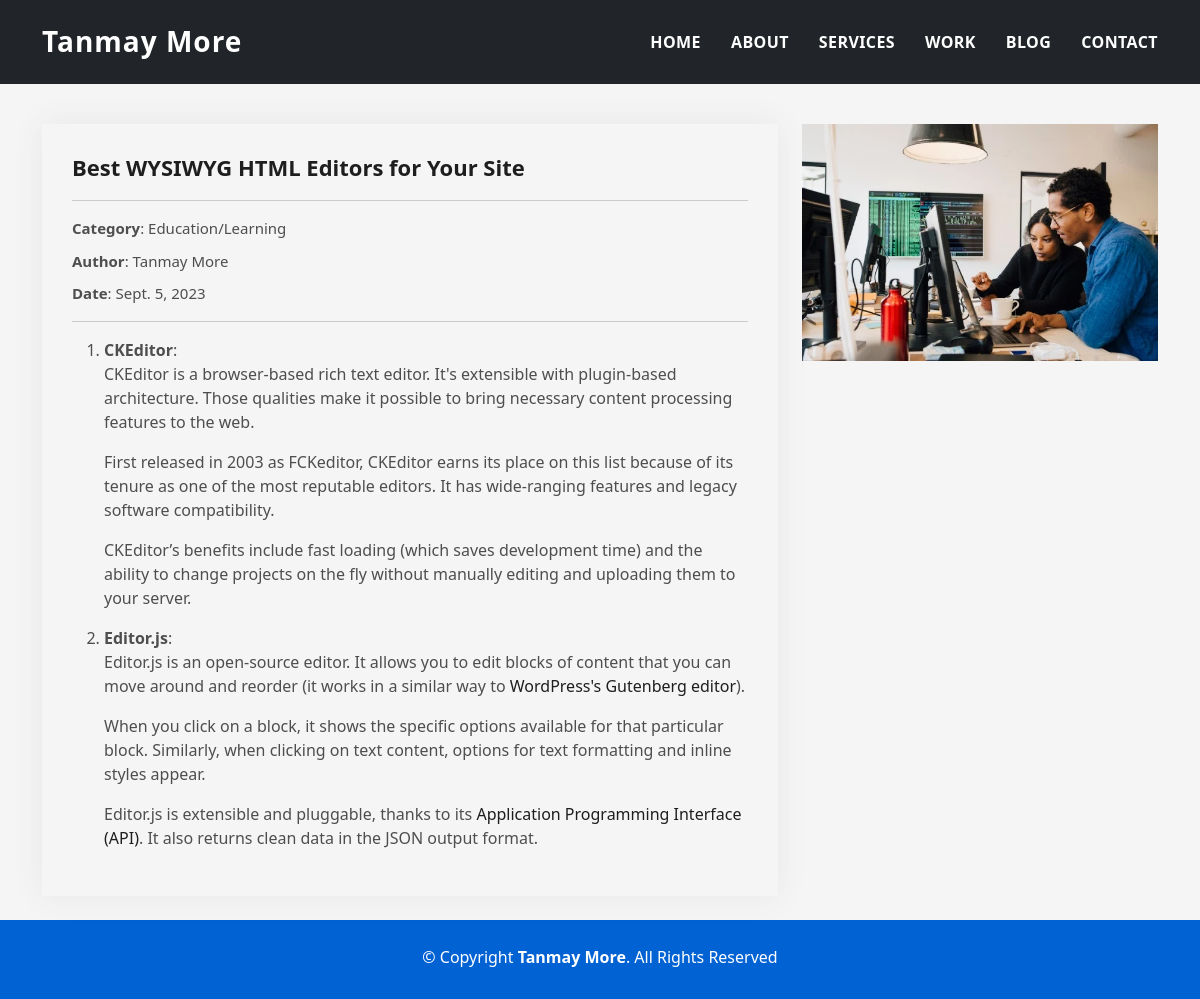
The app's page /blog/25/ with its own data.
### blogs/models.py (models this page shows, shortened)
class Blog(models.Model):
    title = models.CharField(max_length=100)
    posted_on = models.DateField()
    category = models.ForeignKey(BlogCategory, on_delete=models.CASCADE)
    posted_by = models.CharField(max_length=200)
    content = RichTextField(max_length=3800)
    img = models.ImageField(upload_to='images/', blank=True)

class BlogCategory(models.Model):
    category = models.CharField(max_length=200)
    def __str__(self):
        return self.category

### website/views.py (the view)
# urls.py: path('blog/<int:pk>/', views.BlogDetailView.as_view(), name="blog_detail"),
class BlogDetailView(generic.DetailView):
    model = Blog
    template_name = 'website/blog_detail.html'
    context_object_name = 'blog'

### website/templates/website/blog_detail.html (shortened to what this page needs)
{% load static %}
{% load widget_tweaks %}
<!DOCTYPE html>
<html lang="en">
<head>
  <link href="{% static 'website/assets/vendor/bootstrap/css/bootstrap.min.css' %}" rel="stylesheet">
  <link href="{% static 'website/assets/vendor/bootstrap-icons/bootstrap-icons.css' %}" rel="stylesheet">
  <link href="{% static 'website/assets/vendor/glightbox/css/glightbox.min.css' %}" rel="stylesheet">
  <link href="{% static 'website/assets/vendor/swiper/swiper-bundle.min.css' %}" rel="stylesheet">
  <link href="{% static 'website/assets/css/style.css' %}" rel="stylesheet">
</head>
<body>
  <header id="header" class="sticky-top bg-dark d-block">
    <div class="container d-flex align-items-center justify-content-between">
      <h1 class="logo"><a href="{% url 'website:index' %}">Tanmay More</a></h1>
      <nav id="navbar" class="navbar">
        <ul>
          <li><a class="nav-link scrollto" href="{% url 'website:index' %}#hero">Home</a></li>
          <li><a class="nav-link scrollto" href="{% url 'website:index' %}#about">About</a></li>
          <li><a class="nav-link scrollto" href="{% url 'website:index' %}#services">Services</a></li>
          <li><a class="nav-link scrollto" href="{% url 'website:index' %}#work">Work</a></li>
          <li><a class="nav-link scrollto" href="{% url 'website:index' %}#blog">Blog</a></li>
          <li><a class="nav-link scrollto" href="{% url 'website:index' %}#contact">Contact</a></li>
        </ul>
      </nav>
    </div>
  </header>
<main id="main">
    <section id="portfolio-details" class="portfolio-details" style="min-height: 80vh">
      <div class="container">
        <div class="row gy-4">
          <div class="col-lg-8">
            <div class="portfolio-info mb-4">
              <h3 class="pb-0 border-0">{{blog.title}}</h3>
              <hr>
              <ul>
                <li><strong>Category</strong>: {{blog.category}}</li>
                <li><strong>Author</strong>: {{blog.posted_by}}</li>
                <li><strong>Date</strong>: {{blog.posted_on}}</li>
              </ul>
              <hr>
              <p>
                {{blog.content|safe}}
              </p>
            </div>
          </div>
          <div class="col-lg-4">
            <img src="{{blog.img.url}}" class="img-fluid">
          </div>
        </div>
      </div>
    </section>
  </main>
<footer>
    <div class="container">
      <div class="row">
        <div class="col-sm-12">
          <div class="copyright-box">
            <p class="copyright">&copy; Copyright <strong>Tanmay More</strong>. All Rights Reserved</p>
          </div>
        </div>
      </div>
    </div>
  </footer>
</body>
</html>

### website/static/website/assets/css/style.css (style rules this page uses)
body { background-color: #f5f5f5; color: #4e4e4e; }
h1, h2, h3, h4, h5, h6 { color: #1e1e1e; }
a { color: #1e1e1e; text-decoration: none; transition: all 0.5s ease-in-out; }
#header { transition: all 0.5s; z-index: 997; padding: 20px 0; }
#header .logo { font-size: 28px; margin: 0; padding: 0; font-weight: 600; letter-spacing: 1px; }
#header .logo a { color: #fff; }
.navbar { padding: 0; }
.navbar ul { margin: 0; padding: 0; display: flex; list-style: none; align-items: center; }
.navbar li { position: relative; }
.navbar>ul>li { white-space: nowrap; padding: 10px 0 10px 30px; }
.navbar a, .navbar a:focus { display: flex; align-items: center; justify-content: space-between; color: #fff; font-size: 16px; font-weight: 600; padding: 0; white-space: nowrap; transition: 0.3s; letter-spacing: 0.4px; position: relative; text-transform: uppercase; }
.navbar>ul>li>a:before { content: ""; position: absolute; width: 100%; height: 2px; bottom: -6px; left: 0; width: 0; background-color: #fff; visibility: hidden; transition: all 0.3s ease-in-out 0s; }
.portfolio-details { padding-top: 40px; }
.portfolio-details .portfolio-info { padding: 30px; box-shadow: 0px 0 30px rgba(78, 78, 78, 0.08); }
.portfolio-details .portfolio-info h3 { font-size: 22px; font-weight: 700; margin-bottom: 20px; padding-bottom: 20px; border-bottom: 1px solid #eee; }
.portfolio-details .portfolio-info ul { list-style: none; padding: 0; font-size: 15px; }
.portfolio-details .portfolio-info ul li+li { margin-top: 10px; }
footer { text-align: center; color: #fff; padding: 25px 0; background: #0062d3; }
footer .copyright { margin-bottom: 0.3rem; }

### records on screen
Blog: title "Best WYSIWYG HTML Editors for Your Site", category "Education/Learning", posted_by "Tanmay More", posted_on "Sept. 5, 2023", content "CKEditor : CKEditor is a browser-based rich text editor. It's extensible with plugin-based architecture. Those qualities make it possible to bring necessary content processing features to the web. First released in 2003 as FCKeditor, CKEditor earns its place on this list because of its tenure as one of the most reputable editors. It has wide-ranging features and legacy software compatibility. CKEditor’s benefits include fast loading (which saves development time) and the ability to change projects on the fly without manually editing and uploading them to your server. Editor.js : Editor.js is an open-source editor. It allows you to edit blocks of content that you can move around and reorder…", img (picture)
